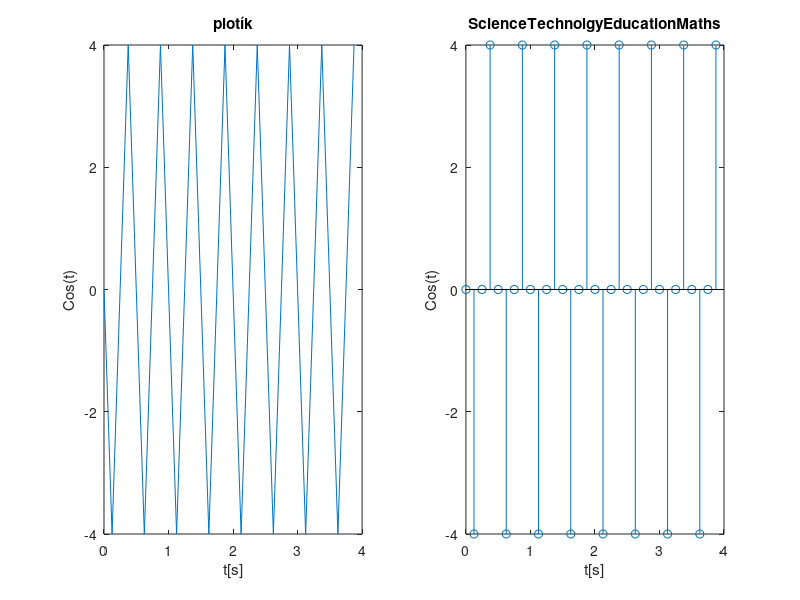

The MATLAB script that drew this image:
clear;clc;clf;

Fs=8;
T=4;
A=4;
f=2;
fi=pi/2;
M=0;

Ts=1/Fs;
t=0:Ts:T-Ts;
y=A*cos(2*pi*f*t+fi)+M;

subplot(1,2,1);
plot(t,y);
title("plotík")
ylabel("Cos(t)");
xlabel("t[s]");
subplot(1,2,2);

stem(t,y);
title("ScienceTechnolgyEducationMaths");
ylabel("Cos(t)");
xlabel("t[s]");